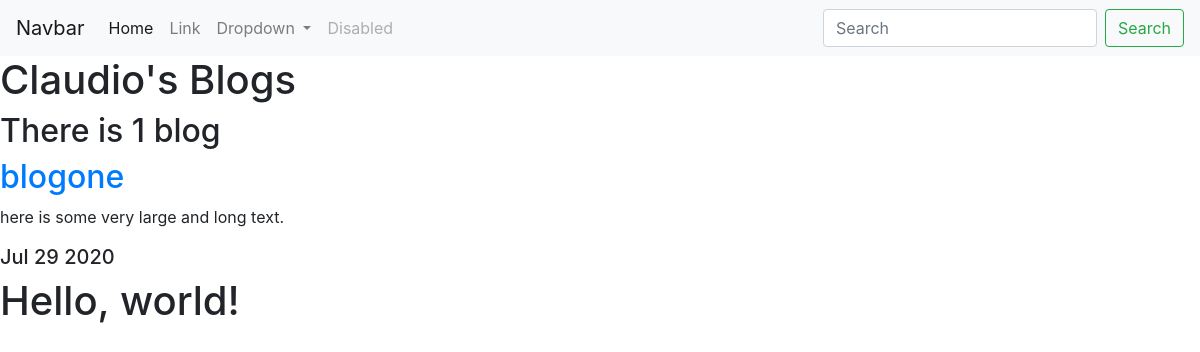
/blog/, run on an earlier commit of the app's database.
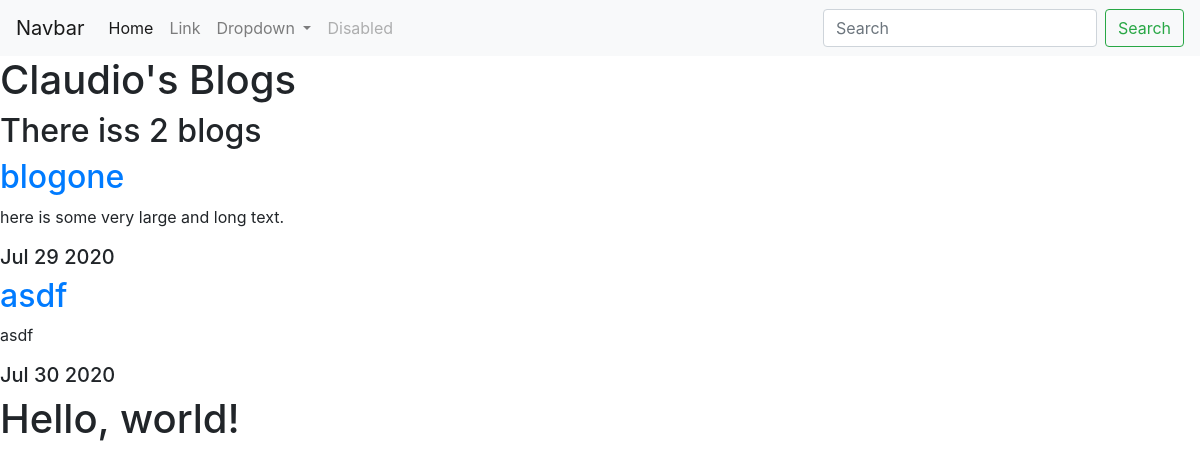
And on a later commit of the database.
### blog/models.py (models this page shows, shortened)
class Blog(models.Model):
    title = models.CharField(max_length= 100)
    description = models.TextField(max_length = 100)
    date = models.DateField()

### blog/views.py (the view)
# urls.py: path('', views.all_blogs, name = 'all_blogs'),
def all_blogs(request):
    blogs = Blog.objects.all()    #Blog.object.order_by('-date')[:5]
    return render(request, 'blog/all_blogs.html' , {'blogs' : blogs})

### blog/templates/blog/all_blogs.html
{% extends 'portfolio/base.html' %}
{% block content %}
<h1>Claudio's Blogs</h1>
<h2>There is{{blogs.count|pluralize}} {{blogs.count}} blog{{blogs.count|pluralize}} </h2>
{% for blog in blogs %}
<a href="{% url 'blog:detail' blog.id %}"> <h2>{{ blog.title }}</h2> </a>
<p>{{ blog.description|truncatechars:100 }}</p>
<h5>{{ blog.date|date:'M d Y' }}</h5>
{% endfor %}
{% endblock %}

What changed in the data, as far as the page shows it:
added Blog: title "asdf", description "asdf", date "Jul 30 2020"
Also different on the page:
{{ blogs.count }}: "1" → "2"
